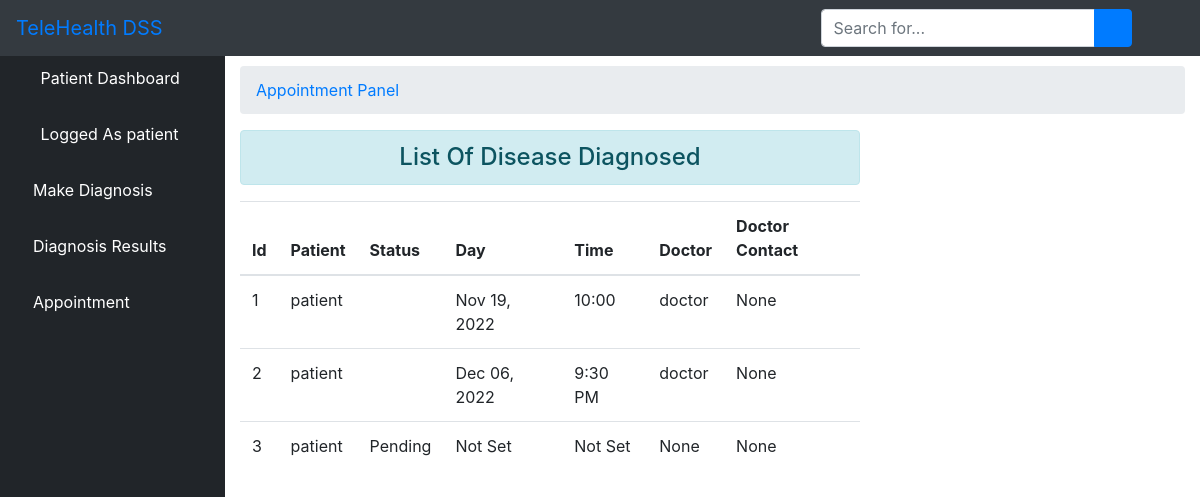
The page /ment/ (signed in) on the database its author committed.
### core/models.py (models this page shows, shortened)
class User(AbstractUser):
    is_patient = models.BooleanField(default=False)
    is_doctor = models.BooleanField(default=False)
    phonenumber = models.CharField(max_length=200,null=True)

class Ment(models.Model):
    approved = models.BooleanField(default=False)
    time = models.CharField(max_length=200, null=True)
    patient = models.ForeignKey(User, related_name="pat", on_delete= models.CASCADE)
    doctor = models.ForeignKey(User, related_name="dor", on_delete= models.CASCADE, null=True)
    ment_day = models.DateTimeField(null=True)
    medical = models.ForeignKey(Medical, related_name="medical", on_delete= models.CASCADE, null=True)
    created_on = models.DateTimeField(auto_now_add=True)

### core/views.py (the view)
# urls.py: path('ment/', views.patient_ment, name='ment_list'),
def patient_ment(request):
	user_id = request.user.id
	appointment = Ment.objects.all().filter(patient_id=user_id)
	context = {'ment':appointment, 'status':'1'}
	return render(request, 'patient/ment.html', context)

### core/templates/patient/ment.html (shortened to what this page needs)
{% extends 'patient/base.html' %}
{% block body %}
 <div id="content-wrapper">
        <div class="container-fluid">
            <ol class="breadcrumb">
                <li class="breadcrumb-item">
                    <a href="">Appointment Panel</a>
                </li>
            </ol>
            <div class="row">
            <div class="col-sm-8">
                <h4 class="text-center alert alert-info">List Of Disease Diagnosed</h4>
                <table class="table table-hover">
                    <thead>
                        <tr>
                            <th scope="col">Id</th>
                            <th scope="col">Patient</th>
                            <th scope="col">Status</th>
                            <th scope="col">Day</th>
                            <th scope="col">Time</th>
                            <th scope="col">Doctor</th>
                            <th scope="col">Doctor Contact</th>
                        </tr>
                    </thead>
                    <tbody>
                        {% for d in ment %}
                        <tr>
                            <td>{{ d.id }}</td>
                            <td>{{ d.patient.username }}</td>
                            {% if d.approved == False %}
                            <td>Pending</td>
                            {% else %}
                            <td>{{ d.medicine }}</td>
                            {% endif %}
                            {% if d.ment_day == None %}
                            <td>Not Set</td>
                            {% else %}
                            <td>{{ d.ment_day|date:"M d, Y" }}</td>
                            {% endif %}
                            {% if d.time == None %}
                            <td>Not Set</td>
                            {% else %}
                            <td>{{ d.time }}</td>
                            {% endif %}
                            {% if d.doctor.username == Null %}
                            <td>None</td>
                            {% else %}
                            <td>{{ d.doctor.username }}</td>
                            {% endif %}
                            {% if d.doctor.phonenumber == Null %}
                            <td>None</td>
                            {% else %}
                            <td>{{ d.doctor.phonenumber }}</td>
                            {% endif %}
                        </tr>
                        {% endfor %}
                    </tbody>
                </table>
            </div>
            </div>
        </div>
        </div>
{% endblock %}

### core/templates/patient/base.html (shortened to what this page needs)
{% load static %}
<!DOCTYPE html>
<html>
<head>
    <link rel="stylesheet" href="{% static 'core/css/bootstrap/four/bootstrap.css' %}">
    <link href="{% static 'core/css/sb-admin.css' %}" rel="stylesheet">
    <link href="{% static 'core/css/fontawesome-free/css/all.min.css' %}" rel="stylesheet" type="text/css">
</head>
<body id="page-top">
<nav class="navbar navbar-expand navbar-dark bg-dark fixed-top">
    <a class="navbar-brand mr-1 text-primary" href="">TeleHealth DSS</a>
    <button class="btn btn-link btn-sm text-white order-1 order-sm-0" id="sidebarToggle" href="#">
        <i class="fas fa-bars"></i>
    </button>
    <form class="d-none d-md-inline-block form-inline ml-auto mr-0 mr-md-3 my-2 my-md-0">
        <div class="input-group">
            <input type="text" class="form-control" placeholder="Search for..." aria-label="Search" aria-describedby="basic-addon2">
            <div class="input-group-append">
                <button class="btn btn-primary" type="button">
                    <i class="fas fa-search"></i>
                </button>
            </div>
        </div>
    </form>
    <ul class="navbar-nav ml-auto ml-md-0">
        <li class="nav-item dropdown no-arrow">
            <a class="nav-link dropdown-toggle" href="#" id="userDropdown" role="button" data-toggle="dropdown" aria-haspopup="true" aria-expanded="false">
                <i class="fas fa-user-circle fa-fw text-primary"></i>
            </a>
        </li>
    </ul>
</nav>
<div id="wrapper" style="padding-top: 50px">
<ul class="sidebar navbar-nav">
    <li class="nav-item active">
        <a class="nav-link" href="{% url 'patient' %}">
            <i class="fas fa-fw fa-tachometer-alt"></i>
            <span>Patient Dashboard</span>
        </a>
    </li>
    <li class="nav-item active">
        <a class="nav-link" href="">
            <i class="fas fa-user-circle fa-fw text-primary"></i>
            <span>Logged As {{ user.username }}</span>
        </a>
    </li>
    {% if status == '1' %}
     <li class="nav-item">
        <a class="nav-link" href="{% url 'diagnosis' %}">
            <i class="fas fa-microscope text-primary"></i>
            <span style="color: white">Make Diagnosis</span>
        </a>
    </li>
    <li class="nav-item">
        <a class="nav-link" href="{% url 'result' %}">
            <i class="fas fa-pager text-primary"></i>
            <span style="color: white">Diagnosis Results</span>
        </a>
    </li>
    <li class="nav-item">
        <a class="nav-link" href="{% url 'ment_list' %}">
            <i class="fas fa-calendar text-primary"></i>
            <span style="color: white">Appointment</span>
        </a>
    </li>
    {% endif %}
</ul>
    {% block body %}{% endblock %}
</div>

### rows shown on the page
User: username "patient"
Ment: id "1", patient.username "patient", ment_day "Nov 19, 2022", time "10:00", doctor.username "doctor", shows "None"
Ment: id "2", patient.username "patient", ment_day "Dec 06, 2022", time "9:30 PM", doctor.username "doctor", shows "None"
Ment: id "3", patient.username "patient", approved "Pending", shows "Not Set", shows "None"
